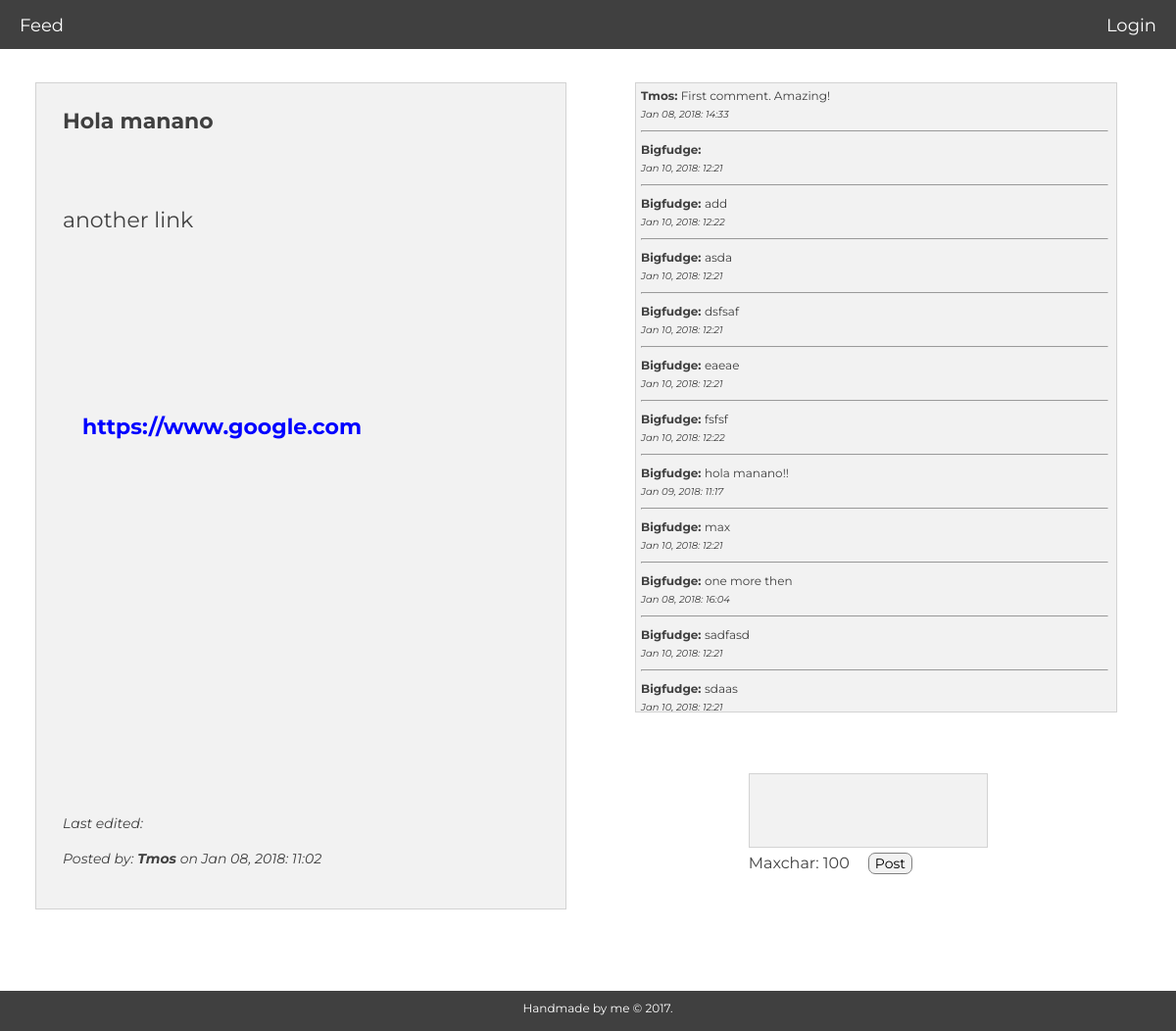
Before: /pages/comment.php?id=3 with the older database file.
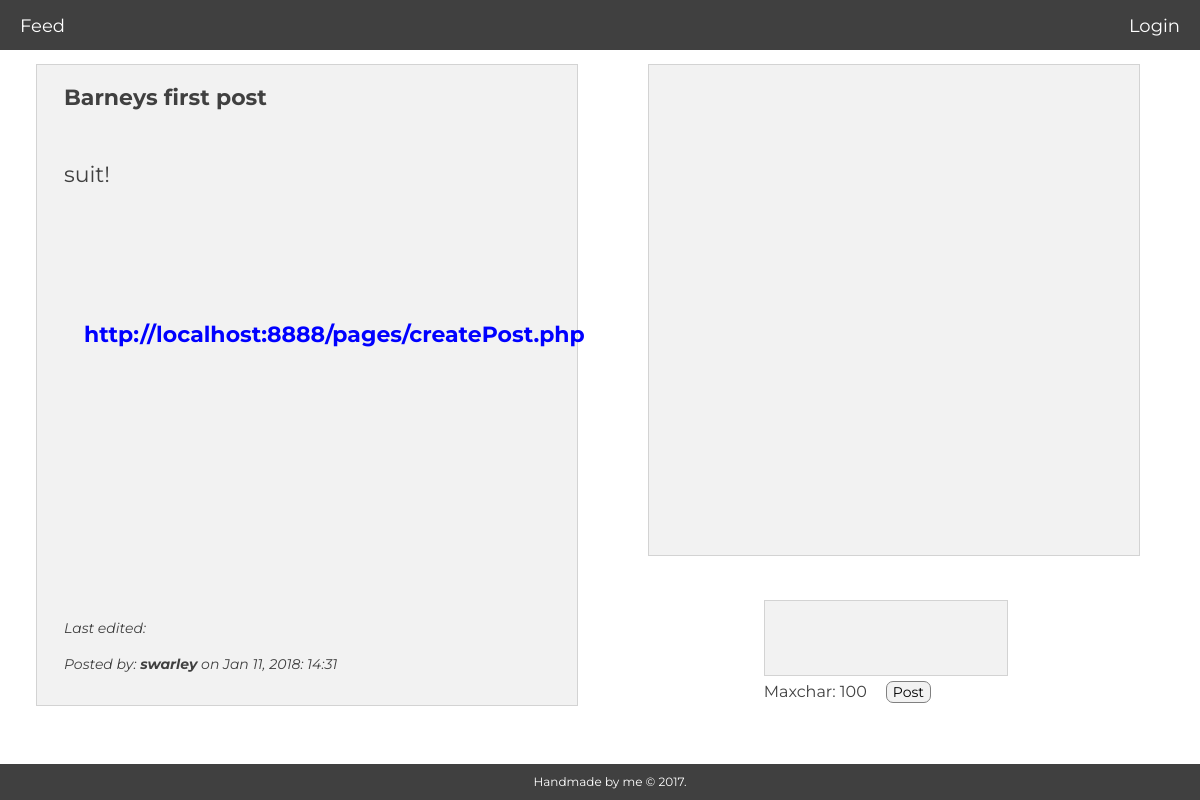
After: the same page with the newer database file.
### tables this page shows
CREATE TABLE "posts" (
        `id`       INTEGER NOT NULL,
        `post_id`       INTEGER NOT NULL PRIMARY KEY AUTOINCREMENT UNIQUE,
        `title` VARCHAR NOT NULL,
        `description`   VARCHAR NOT NULL,
        `url`   VARCHAR NOT NULL,
        `posted`      VARCHAR,
        `up_vote` INTEGER,
        `down_vote` INTEGER,
        `edited`     VARCHAR
);

CREATE TABLE "users" (
        `id`    INTEGER NOT NULL PRIMARY KEY AUTOINCREMENT UNIQUE,
        `name`  VARCHAR NOT NULL,
        `username`      VARCHAR NOT NULL UNIQUE,
        `email` VARCHAR NOT NULL,
        `password`      VARCHAR NOT NULL,
        `biography`     VARCHAR NOT NULL,
        `img`           VARCHAR,
        `joined`     VARCHAR
);

CREATE TABLE "comments" (
         `id`       INTEGER NOT NULL,
         `comment_id`       INTEGER NOT NULL PRIMARY KEY AUTOINCREMENT UNIQUE,
         `post_id`         INTEGER NOT NULL,
         `comment`       VARCHAR NOT NULL,
         `posted`       VARCHAR
);

### logic/comment.php (called while the page is built, shortened)
<?php
require __DIR__.'/../app/autoload.php';
$post_id = $_GET['id'];
$query = "SELECT * FROM posts WHERE post_id = :post_id";
$statement = $pdo->prepare($query);
$statement->bindParam(':post_id', $post_id, PDO::PARAM_INT);
$statement->execute();
$post = $statement->fetch(PDO::FETCH_ASSOC);
$user_id = $post['id'];
$query = "SELECT * FROM users WHERE id = :id";
$statement = $pdo->prepare($query);
$statement->bindParam(':id', $user_id, PDO::PARAM_STR);
$statement->execute();
$user = $statement->fetch(PDO::FETCH_ASSOC);
$query = "SELECT * FROM users LEFT JOIN comments ON users.id=comments.id";
$statement = $pdo->query($query);
$statement->execute();
$comment_users = $statement->fetchAll(PDO::FETCH_ASSOC);
$post_id = $_GET['id'];

### pages/comment.php (the view, shortened to what this page needs)
<?php
require __DIR__.'/../views/header.php';
require __DIR__.'/../logic/feed.php';
require __DIR__.'/../logic/comment.php';
?>
   <div class="comment-page">
            <div class="post-title"><?php echo $post['title']; ?></a></div>
            <div class="post-description"><?php echo $post['description']; ?></div>
            <div class="post-url"><a href="<?php echo $post['url']; ?>" class="comment-url" target="_blank"><?php echo $post['url']; ?></a></div>
            <br>
         <div class="post-footer">
            <?php echo 'Last edited: '. $join['edited']; ?>
            <br>
            <br>
            Posted by: <strong><?php echo $user['username']; ?></strong> on <?php echo $post['posted']; ?>
         </div>
      </div>
   <div class="comments">
      <?php foreach($comment_users as $comment_user): ?>
         <?php if($comment_user['post_id'] === $_GET['id']): ?>
            <div><strong><?php echo $comment_user['username']; ?>:   </strong><?php echo $comment_user['comment']; ?></div>
            <div class="timestamp"><?php echo $comment_user['posted']; ?></h6></div>
            <hr class="comment-hr">
         <?php endif; ?>
      <?php endforeach; ?>
   </div>
   <form action="../logic/comment.php?id=<?php echo $post_id?>" method="post" class="comment-form">
      <div>
         <textarea type="comment" name="comment" maxlength="100" required></textarea>
      </div>
      <div class="maxchar">Maxchar: 100<br></div>
      <button type="submit" class="post-comment btn">Post</button>
   </form>
<?php require __DIR__.'../../views/footer.php'; ?>

Changed rows visible on the page:
no longer on this page (row edited): users: username "Tmos", comments.comment "First comment. Amazing!", comments.posted "Jan 08, 2018: 14:33"
no longer on one of the page's lists (row edited): users: username "Bigfudge", comments.posted "Jan 10, 2018: 12:21", comments.comment "add", comments.posted "Jan 10, 2018: 12:22", comments.comment "asda", comments.comment "dsfsaf", comments.comment "eaeae", comments.comment "fsfsf", comments.comment "hola manano!!", comments.posted "Jan 09, 2018: 11:17", comments.comment "max", comments.comment "one more then", comments.posted "Jan 08, 2018: 16:04", comments.comment "sadfasd", comments.comment "sdaas"
changed posts: title "Hola manano" → "Barneys first post"; description "another link" → "suit!"; url "https://www.google.com" → "http://localhost:8888/pages/createPost.php"; posted "Jan 08, 2018: 11:02" → "Jan 11, 2018: 14:31"
Other visible differences:
$user['username']: "Tmos" → "swarley"
